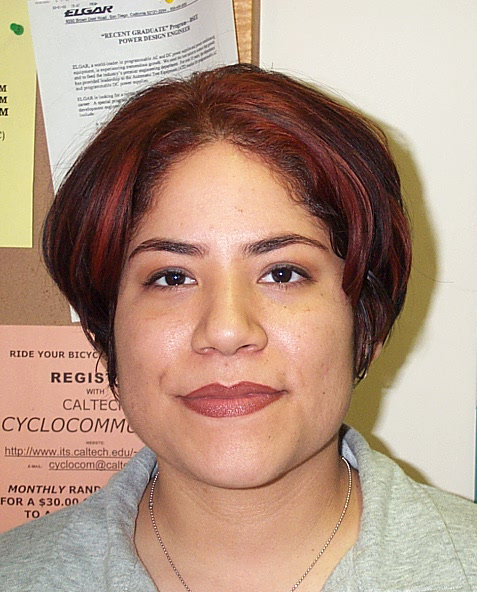
%> input picture data/DB0/db0_1.jpg, 477 x 592 px
$ octave --eval "result = mouthMap(imread('data/DB0/db0_1.jpg'));"   (GNU Octave 9; MATLAB toolbox functions it lacks are replaced by stand-ins)
%> lines starting %> are read from the running program, lines starting %| are printed output that depends on the picture; in (x1, y1, x2, y2) boxes, pixels count from 0 and x2, y2 are one past the last pixel; in counts of white or black regions, pixels touching at a corner belong together; the program's own positions count from 1
### grayworldcorrection.m
function [gwIM] = grayworldcorrection(rgb)
% Calculate lighting corrected image (gray world assumption)
alpha = mean(rgb(:,:,2), 'all') / mean(rgb(:,:,1), 'all');
beta = mean(rgb(:,:,2), 'all') / mean(rgb(:,:,3), 'all');

gwIM(:,:,1) = alpha .* rgb(:,:,1);
gwIM(:,:,2) = rgb(:,:,2);
gwIM(:,:,3) = beta .* rgb(:,:,3);
end

### getFaceMask.m
function [largest] = getFaceMask(IM)
gwIM = grayworldcorrection(IM);
YCbCr = rgb2ycbcr(gwIM);
nl_YCbCr = nlYCbCr(YCbCr);

% Construct ellipse
theta = 2.53;
cx = 109.38;
cy = 152.02;
ecx = 1.6;
ecy = 2.41;

a2 = 25.39 * 25.39;
b2 = 14.03 * 14.03;

imgCb(:,:) = double(nl_YCbCr(:,:,2)) - cx;
imgCr(:,:) = double(nl_YCbCr(:,:,3)) - cy;

posX = imgCb * cos(theta) + imgCr * sin(theta);
posY = imgCb * -sin(theta) + imgCr * cos(theta);

% Check which skin samples are inside ellipse
threshold = 2.0;
faceMask = ( ((posX - ecx).^2 ./ a2 + (posY - ecy).^2 ./ b2) <= threshold);

% morphological operations
diskSize = 20;
kernel = strel('disk', diskSize);
faceMask = imclose(faceMask, kernel);

diskSize = 4;
kernel = strel('disk', diskSize);
faceMask = imopen(faceMask, kernel);

diskSize = 25;
kernel = strel('disk', diskSize);
faceMask = imclose(faceMask, kernel);

% fill in blanks of the objects
faceMask = imfill(faceMask,'holes');

% We assume that the largest area left is the face
largest = bwareafilt(faceMask,1);
end

### nlYCbCr.m
function [NLYCbCr] = nlYCbCr(YCbCr)
Y = YCbCr(:,:,1);
Cb = YCbCr(:,:,2);
Cr = YCbCr(:,:,3);

% Constants attained from Face Detection in Color Images
Kl = 125;
Kh = 188;

% Matrixes representing low/high
Yl = uint8(Y < Kl);
Yh = uint8(Y > Kh);
Yi = uint8(Y >= Kl) .* uint8(Y <= Kh);

[CbCenter, CrCenter] = Ci_centers(Y);
[CbCluster, CrCluster] = Ci_clusters(Y);
[CbXformed, CrXformed] = Ci_transformed(Cb, Cr, CbCluster, CrCluster, CbCenter, CrCenter);

% combine the results of the different threshold images
NLYCbCr = Y;
NLYCbCr(:, :, 2) = CbXformed.* uint8((Yl+Yh) >= 1) + Cb .* Yi;
NLYCbCr(:, :, 3) = CrXformed.* uint8((Yl+Yh) >= 1) + Cr .* Yi;
end

### Ci_centers.m
function [Cb_center, Cr_center] = Ci_centers(Y)
Kl = 125;
Kh = 188;
yMin = 16;
yMax = 235;

CbCenterLow = 108 + (Kl - Y) * 10 / (Kl - yMin);
CbCenterHigh = 108 + (Y - Kh) * 10 / (yMax - Kh);

CrCenterLow = 154 - (Kl - Y) * 10 / (Kl - yMin);
CrCenterHigh = 154 + (Y - Kh) * 22 / (yMax - Kh);

Cb_center = CbCenterLow .* uint8(Y < Kl) + CbCenterHigh .* uint8(Kh < Y);
Cr_center = CrCenterLow .* uint8(Y < Kl) + CrCenterHigh .* uint8(Kh < Y);

% [10 lines of commented-out code are left out]


end

### Ci_clusters.m
function [Cb_cluster, Cr_cluster] = Ci_clusters(Y)
Kl = 125;
Kh = 188;
WCb = 46.97;
WHCb = 14;
WLCb = 23;
WCr = 38.76;
WHCr = 10;
WLCr = 20;
yMin = 16;
yMax = 235;

Kl = 125;
Kh = 188;
yMin = 16;
yMax = 235;

CbClusterLow = WLCb + ((Y - yMin)*(WCb - WLCb)) / (Kl - yMin);
CbClusterHigh = WHCb + ((yMax - Y)*(WCb - WHCb)) / (yMax - Kh);

CrClusterLow = WLCr + ((Y - yMin)*(WCr - WLCr)) / (Kl - yMin);
CrClusterHigh = WHCr + ((yMax - Y)*(WCr - WHCr)) / (yMax - Kh);

Cb_cluster = CbClusterLow .* uint8(Y < Kl) + CbClusterHigh .* uint8(Kh < Y);
Cr_cluster = CrClusterLow .* uint8(Y < Kl) + CrClusterHigh .* uint8(Kh < Y);

end

### Ci_transformed.m
function [Cb_xform, Cr_xform] = Ci_transformed(Cb, Cr, CbCluster, CrCluster, CbCenter, CrCenter)
%Ci_transformed makes the final transform to luma-independant YCbCr colors
%   Detailed explanation goes here
Wcb = 46.97;
Wcr = 38.76;
Kb = 184;
Kr = 168;

Cb_xform = (Cb - CbCenter).*(Wcb ./ CbCluster) + Kb;
Cr_xform = (Cr - CrCenter).*(Wcr ./ CrCluster) + Kr;
end

### mouthMap.m
function mouthMap = mouthMap(img)
%MOUTHMAP. Input image is RGB. Gives binary image!

imgYcbcr = rgb2ycbcr(img);
Cb = imgYcbcr(:,:,2);
Cr = imgYcbcr(:,:,3);

faceMask = getFaceMask(grayworldcorrection(img));

numPixels = size(imgYcbcr, 1) * size(imgYcbcr, 2);

crSquared = rescale(double(Cr).^2, 0, 1);
crOverCb = rescale(double(Cr) ./ double(Cb), 0, 1);
eta = 0.95 * (sum(crSquared, 'all')/numPixels) / (sum(crOverCb, 'all')/numPixels);

mouthMap = crSquared .* (crSquared - eta * crOverCb).^2;

% New stuff below


% These things work pretty good as long as the face mask is decent
% The face mask isn't decent for 4 images in DB2, otherwise it works well

% Strels to clean up binary image
closer = strel('disk', 5);
denoiser = strel('disk', 3);
vertLinesRemover = strel('line', 20, 0);

% Adjustments
mouthPic = mouthMap .* faceMask;
mouthPic = imadjust(mouthPic,stretchlim(mouthPic),[]);
mouthPic = uint8(rescale(mouthPic,0,255));

% Morph image reasonable binary image
logicalMouth = mouthPic > 240;
mouthMorphed = imopen(logicalMouth, vertLinesRemover);
mouthMorphed = imopen(mouthMorphed, denoiser);
mouthMorphed = imclose(mouthMorphed, closer);
mouthMap = mouthMorphed;
end
%> in mouthMap, `imgYcbcr = rgb2ycbcr(img);`: imgYcbcr: size 592x477x3 uint8; mean of channels 1, 2, 3 151.7, 115.8, 142.1
%> in mouthMap, `Cr = imgYcbcr(:,:,3);`:
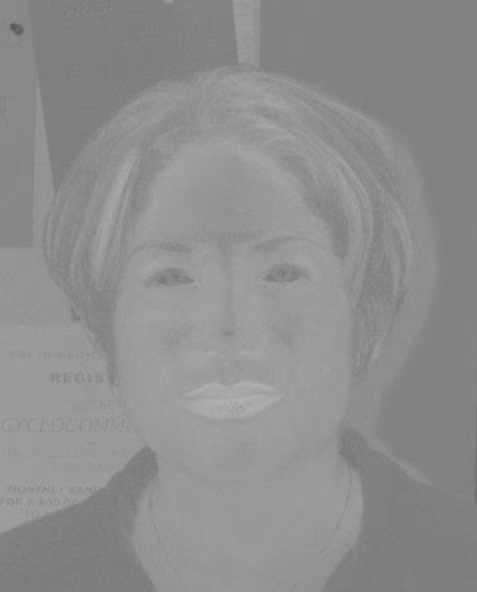
%> Cr: size 592x477 uint8; min 90, max 176, mean 142.1
%> in grayworldcorrection, `alpha = mean(rgb(:,:,2), 'all') / mean(rgb(:,:,1), 'all');`: alpha = 0.838
%> in grayworldcorrection, `beta = mean(rgb(:,:,2), 'all') / mean(rgb(:,:,3), 'all');`: beta = 1.14
%> in grayworldcorrection, `gwIM(:,:,3) = beta .* rgb(:,:,3);`:
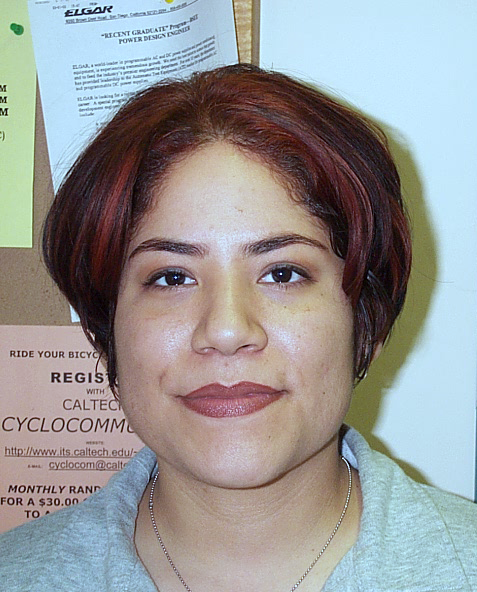
%> gwIM: size 592x477x3 uint8; mean R, G, B 151.3, 151.3, 151.1
%> in getFaceMask, `YCbCr = rgb2ycbcr(gwIM);`: YCbCr: size 592x477x3 uint8; mean of channels 1, 2, 3 145.9, 127.9, 128
%> in nlYCbCr, `Yl = uint8(Y < Kl);`:
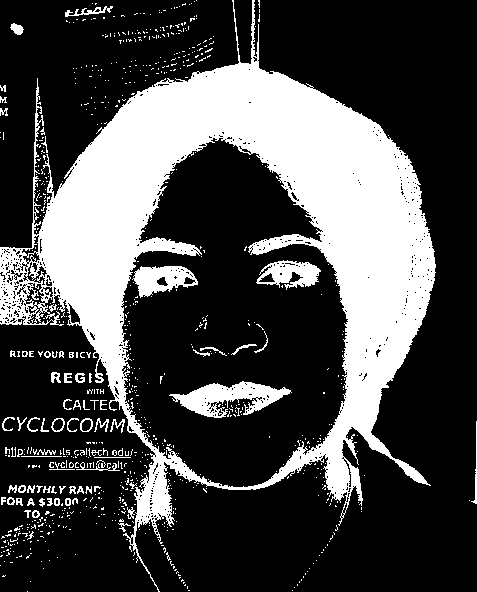
%> Yl: size 592x477 uint8; values 0 (black) and 1 (white), 28.7% white; 795 white regions (719 under 20 px), largest, box (x1, y1, x2, y2) and area: (0, 0, 436, 592) 71386, (169, 381, 292, 418) 2160, (132, 266, 198, 298) 1231
%> in nlYCbCr, `Yh = uint8(Y > Kh);`: Yh: size 592x477 uint8; values 0 (black) and 1 (white), 25.7% white; 1004 white regions (951 under 20 px), largest, box (x1, y1, x2, y2) and area: (260, 0, 477, 499) 43973, (0, 0, 213, 247) 18922, (193, 166, 264, 271) 3316
%> in nlYCbCr, `Yi = uint8(Y >= Kl) .* uint8(Y <= Kh);`: Yi: size 592x477 uint8; values 0 (black) and 1 (white), 45.6% white; 920 white regions (852 under 20 px), largest, box (x1, y1, x2, y2) and area: (0, 72, 477, 592) 67439, (121, 138, 348, 487) 47025, (52, 0, 234, 198) 4405
%> in Ci_clusters, `CbClusterHigh = WHCb + ((yMax - Y)*(WCb - WHCb)) / (yMax - Kh);`: CbClusterHigh: size 592x477 uint8; every value is 19
%> in Ci_clusters, `CrClusterHigh = WHCr + ((yMax - Y)*(WCr - WHCr)) / (yMax - Kh);`: CrClusterHigh: size 592x477 uint8; every value is 15
%> in nlYCbCr, `NLYCbCr(:, :, 3) = CrXformed.* uint8((Yl+Yh) >= 1) + Cr .* Yi;`: NLYCbCr: size 592x477x3 uint8; mean of channels 1, 2, 3 145.9, 178.7, 151
%> in getFaceMask, `posY = imgCb * -sin(theta) + imgCr * cos(theta);`:
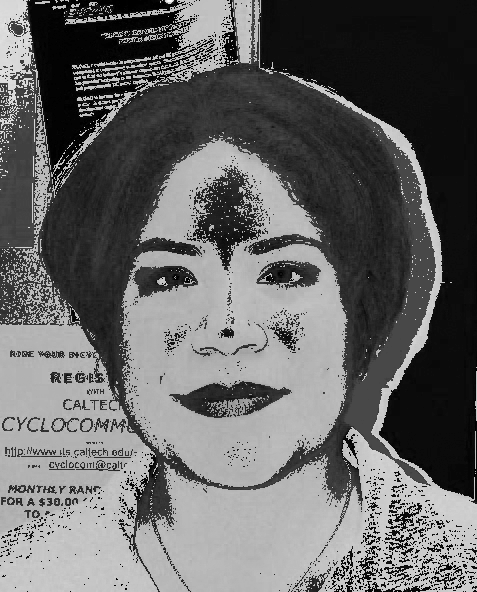
%> posY: size 592x477 double; min -96.69, max 46.48, mean -38.9; drawn with min black and max white
%> in getFaceMask, `faceMask = ( ((posX - ecx).^2 ./ a2 + (posY - ecy).^2 ./ b2) <= thresh..`: faceMask: size 592x477 logical; 32.4% white; 710 white regions (683 under 20 px), largest, box (x1, y1, x2, y2) and area: (121, 138, 348, 487) 46896, (135, 454, 364, 592) 20838, (0, 283, 146, 534) 18730
%> in getFaceMask, `faceMask = imclose(faceMask, kernel);`: faceMask: size 592x477 logical; 45% white; 19 white regions (14 under 20 px), largest, box (x1, y1, x2, y2) and area: (0, 76, 438, 592) 125196, (232, 0, 275, 77) 1772, (404, 462, 432, 486) 158, (96, 125, 107, 137) 31, (202, 73, 212, 77) 20
%> in getFaceMask, `faceMask = imopen(faceMask, kernel);`: faceMask: size 592x477 logical; 44.9% white; 3 white regions, box (x1, y1, x2, y2) and area: (0, 85, 437, 592) 124833, (232, 0, 267, 76) 1748, (411, 468, 423, 480) 101
%> in getFaceMask, `faceMask = imclose(faceMask, kernel);`: faceMask: size 592x477 logical; 45.9% white; 3 white regions, box (x1, y1, x2, y2) and area: (0, 85, 437, 592) 127740, (232, 0, 267, 76) 1757, (411, 468, 423, 480) 101
%> in getFaceMask, `largest = bwareafilt(faceMask,1);`: largest: size 592x477 logical; 45.2% white; 1 white region, box (x1, y1, x2, y2) and area: (0, 85, 437, 592) 127740
%> in mouthMap, `crSquared = rescale(double(Cr).^2, 0, 1);`:
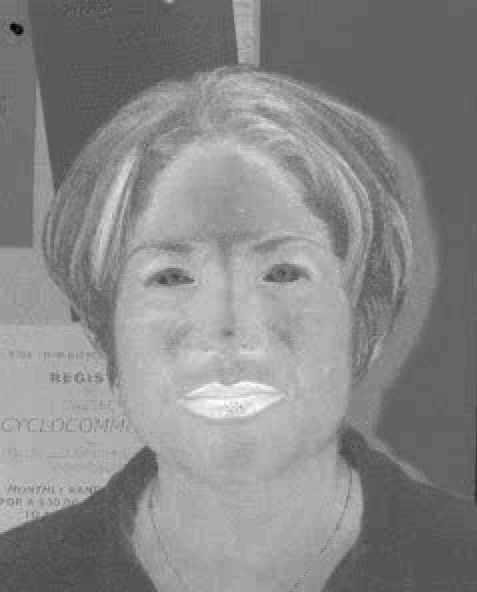
%> crSquared: size 592x477 double; min 0, max 1, mean 0.535
%> in mouthMap, `crOverCb = rescale(double(Cr) ./ double(Cb), 0, 1);`:
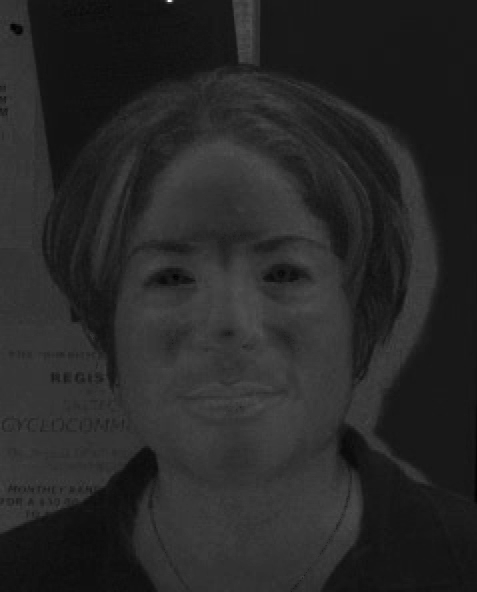
%> crOverCb: size 592x477 double; min 0, max 1, mean 0.158
%> in mouthMap, `eta = 0.95 * (sum(crSquared, 'all')/numPixels) / (sum(crOverCb, 'all')..`: eta = 3.22
%> in mouthMap, `logicalMouth = mouthPic > 240;`: logicalMouth: size 592x477 logical; 1.4% white; 114 white regions (96 under 20 px), largest, box (x1, y1, x2, y2) and area: (394, 150, 434, 347) 2017, (230, 284, 248, 328) 320, (367, 354, 386, 394) 232
%> in mouthMap, `mouthMorphed = imopen(logicalMouth, vertLinesRemover);`:
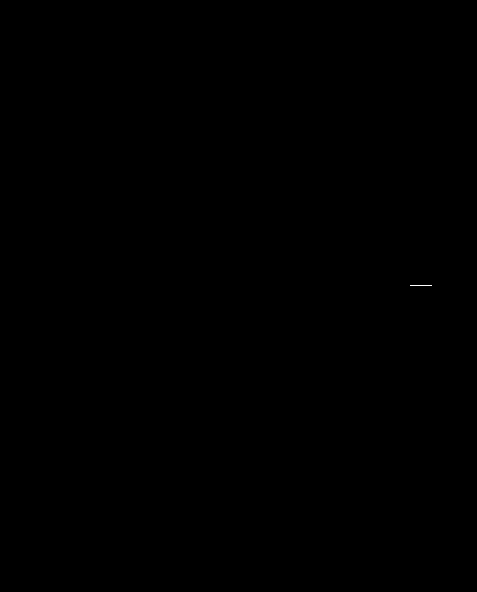
%> mouthMorphed: size 592x477 logical; 0.01% white in thin lines or dots, all inside (x1, y1, x2, y2) = (410, 285, 432, 286)
%> in mouthMap, `mouthMorphed = imopen(mouthMorphed, denoiser);`: mouthMorphed: size 592x477 logical; every value is 0

$ run again, on data/DB0/db0_2.jpg
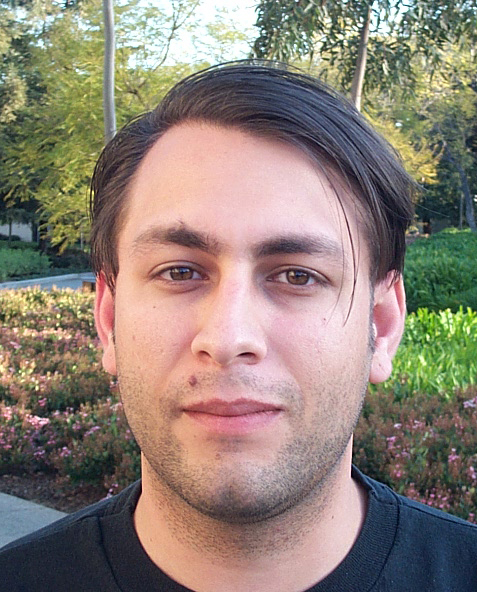
%> input picture data/DB0/db0_2.jpg, 477 x 592 px
%> imgYcbcr: size 592x477x3 uint8; mean of channels 1, 2, 3 129.5, 121.6, 134.4
%> alpha = 0.91
%> beta = 1.09
%> YCbCr: size 592x477x3 uint8; mean of channels 1, 2, 3 127.2, 128, 128
%> in nlYCbCr, `Yl = uint8(Y < Kl);`:
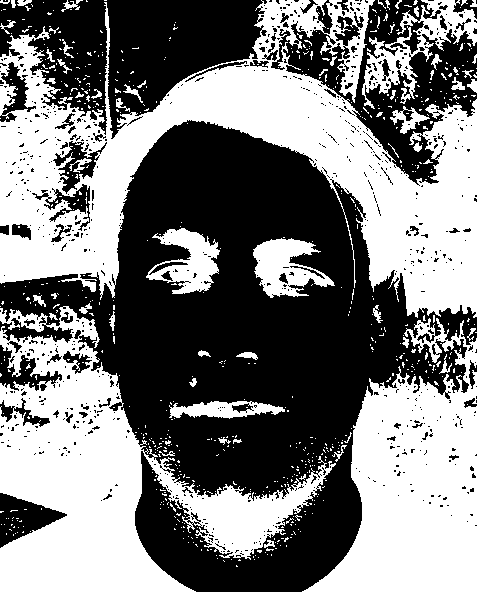
%> Yl: size 592x477 uint8; values 0 (black) and 1 (white), 48.5% white; 702 white regions (640 under 20 px), largest, box (x1, y1, x2, y2) and area: (0, 0, 477, 318) 57779, (0, 306, 336, 592) 37262, (302, 318, 477, 592) 26808
%> Yh: size 592x477 uint8; values 0 (black) and 1 (white), 14.4% white; 887 white regions (815 under 20 px), largest, box (x1, y1, x2, y2) and area: (139, 145, 342, 247) 11322, (192, 197, 370, 382) 9084, (110, 0, 261, 100) 7849
%> Yi: size 592x477 uint8; values 0 (black) and 1 (white), 37.1% white; 1382 white regions (1298 under 20 px), largest, box (x1, y1, x2, y2) and area: (0, 120, 477, 592) 70002, (0, 0, 192, 139) 10699, (271, 5, 477, 186) 9176
%> CbClusterHigh: size 592x477 uint8; values 18 (black) and 19 (white), 99.7% white; black in thin lines or dots, all inside (x1, y1, x2, y2) = (35, 0, 430, 110)
%> CrClusterHigh: size 592x477 uint8; values 14 (black) and 15 (white), 99.2% white; black in thin lines or dots, all inside (x1, y1, x2, y2) = (10, 0, 473, 110)
%> NLYCbCr: size 592x477x3 uint8; mean of channels 1, 2, 3 127.2, 187.7, 155
%> largest: size 592x477 logical; 54.9% white; 7 black regions (1 under 20 px), largest, box (x1, y1, x2, y2) and area: (89, 0, 477, 592) 87880, (0, 420, 196, 592) 23760, (0, 0, 121, 290) 15548, (0, 383, 3, 404) 47, (0, 407, 2, 433) 36, (0, 331, 2, 348) 26
%> eta = 1.27
%> logicalMouth: size 592x477 logical; 1.1% white; 82 white regions (69 under 20 px), largest, box (x1, y1, x2, y2) and area: (206, 398, 275, 434) 1545, (374, 307, 394, 338) 371, (97, 274, 106, 314) 206
%> in mouthMap, `mouthMorphed = imopen(logicalMouth, vertLinesRemover);`:
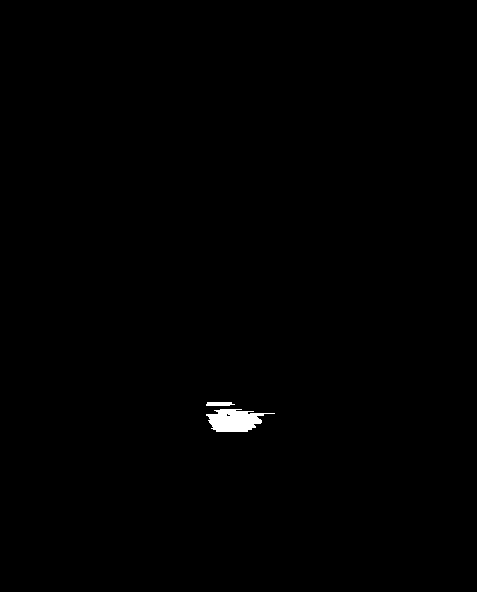
%> mouthMorphed: size 592x477 logical; 0.39% white; 2 white regions, box (x1, y1, x2, y2) and area: (206, 409, 275, 432) 1006, (206, 402, 235, 406) 103

$ run again, on data/DB0/db0_3.jpg
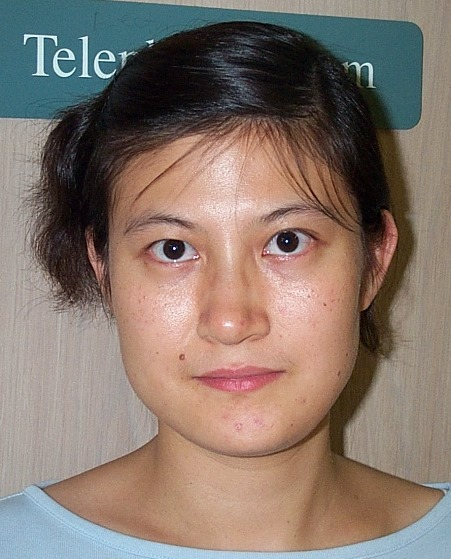
%> input picture data/DB0/db0_3.jpg, 451 x 559 px
%> imgYcbcr: size 559x451x3 uint8; mean of channels 1, 2, 3 120.9, 121.3, 135.7
%> alpha = 0.881
%> beta = 1.09
%> YCbCr: size 559x451x3 uint8; mean of channels 1, 2, 3 117.8, 128, 128
%> in nlYCbCr, `Yl = uint8(Y < Kl);`:
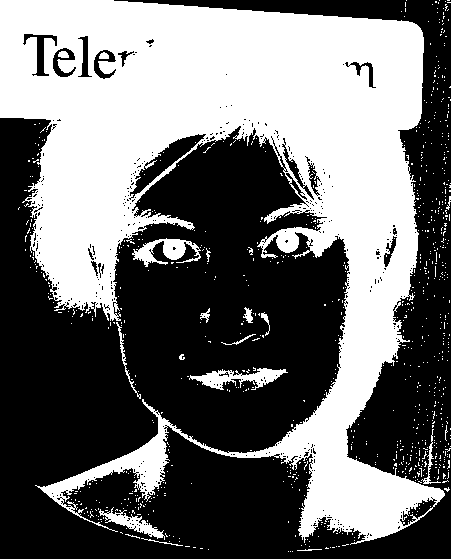
%> Yl: size 559x451 uint8; values 0 (black) and 1 (white), 43.4% white; 857 white regions (839 under 20 px), largest, box (x1, y1, x2, y2) and area: (0, 0, 445, 545) 104212, (189, 368, 288, 390) 968, (132, 238, 201, 267) 899
%> Yh: size 559x451 uint8; values 0 (black) and 1 (white), 1.4% white in thin lines or dots, all inside (x1, y1, x2, y2) = (17, 35, 373, 559)
%> Yi: size 559x451 uint8; values 0 (black) and 1 (white), 55.2% white; 1238 black regions (1214 under 20 px), largest, box (x1, y1, x2, y2) and area: (0, 0, 445, 545) 105289, (189, 368, 288, 390) 968, (132, 238, 201, 267) 922
%> CbClusterHigh: size 559x451 uint8; every value is 19
%> CrClusterHigh: size 559x451 uint8; every value is 15
%> NLYCbCr: size 559x451x3 uint8; mean of channels 1, 2, 3 117.8, 169.5, 146.6
%> eta = 0.731
%> logicalMouth: size 559x451 logical; 1.1% white; 12 white regions (4 under 20 px), largest, box (x1, y1, x2, y2) and area: (196, 364, 282, 394) 1737, (262, 248, 312, 274) 444, (147, 250, 199, 275) 334
%> in mouthMap, `mouthMorphed = imopen(logicalMouth, vertLinesRemover);`:
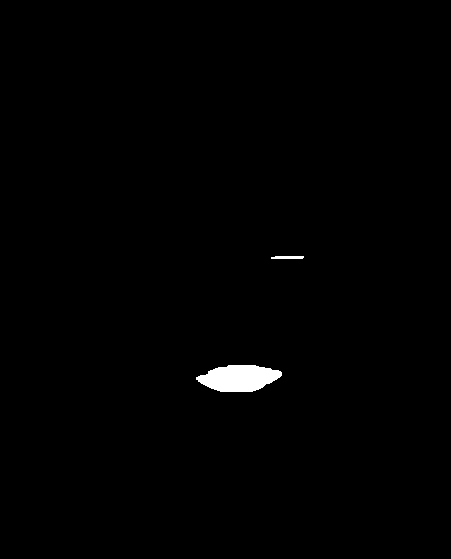
%> mouthMorphed: size 559x451 logical; 0.71% white; 2 white regions, box (x1, y1, x2, y2) and area: (196, 365, 282, 392) 1694, (271, 256, 304, 259) 94
